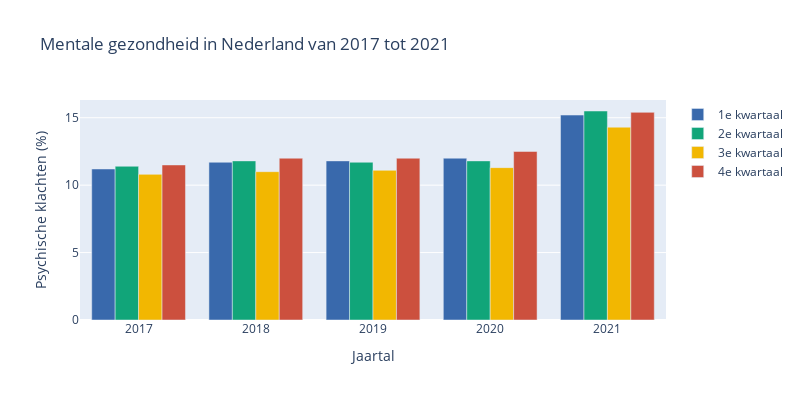

The notebook cell this image was saved under:
### Code cell
file = pd.read_csv('Mentalegezondheid.csv')
fig = go.Figure()

years = file['Jaartal'].unique()
quarters = ['1e kwartaal', '2e kwartaal', '3e kwartaal', '4e kwartaal']
colors = ['rgb(57,105,172)', 'rgb(17,165,121)', 'rgb(242,183,1)', 'rgb(204,80,62)']
file['Psychische klachten (%)'] = file['Psychische klachten (%)'].str.replace(",", ".").astype(float)

for i, quarter in enumerate(quarters):
    fig.add_trace(go.Bar(
        x=years,
        y=file[file['Kwartaal'] == quarter]['Psychische klachten (%)'],
        name=quarter,
        marker=dict(color=colors[i])
    ))

fig.update_layout(
    title='Mentale gezondheid in Nederland van 2017 tot 2021',
    xaxis_title='Jaartal',
    yaxis_title='Psychische klachten (%)'
)

fig.update_xaxes(type='category')

fig.update_layout(height=400,
                 width = 800)

fig.show()

### Figure 1 — Plotly figure (JSON) as saved in the notebook; plotly's stock layout.template omitted (floating-point values rounded to 4 significant figures)
{"data": [{"marker": {"color": "rgb(57,105,172)"}, "name": "1e kwartaal", "type": "bar", "x": [2017, 2018, 2019, 2020, 2021], "y": [11.2, 11.7, 11.8, 12, 15.2]}, {"marker": {"color": "rgb(17,165,121)"}, "name": "2e kwartaal", "type": "bar", "x": [2017, 2018, 2019, 2020, 2021], "y": [11.4, 11.8, 11.7, 11.8, 15.5]}, {"marker": {"color": "rgb(242,183,1)"}, "name": "3e kwartaal", "type": "bar", "x": [2017, 2018, 2019, 2020, 2021], "y": [10.8, 11, 11.1, 11.3, 14.3]}, {"marker": {"color": "rgb(204,80,62)"}, "name": "4e kwartaal", "type": "bar", "x": [2017, 2018, 2019, 2020, 2021], "y": [11.5, 12, 12, 12.5, 15.4]}], "layout": {"height": 400, "title": {"text": "Mentale gezondheid in Nederland van 2017 tot 2021"}, "width": 800, "xaxis": {"autorange": true, "range": [-0.5, 4.5], "title": {"text": "Jaartal"}, "type": "category"}, "yaxis": {"autorange": true, "range": [0, 16.32], "title": {"text": "Psychische klachten (%)"}, "type": "linear"}}}
